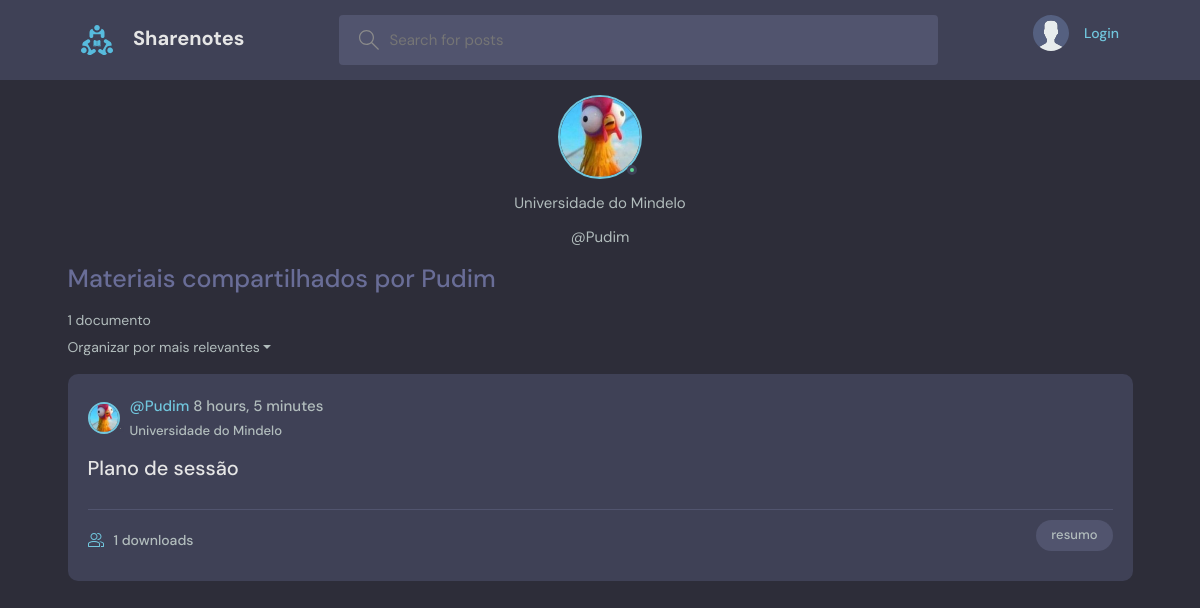
Screenshot of /profile/Pudim with the database file from the repository.
### base/models.py (models this page shows, shortened)
class Document(models.Model):
    name = models.CharField(max_length=300, null=True)
    slug = models.SlugField(max_length=500, null=True, blank=True)
    author = models.ForeignKey(User, on_delete=models.SET_NULL, null=True)
    document = models.FileField('documents/pdf')
    category = models.ForeignKey(Category, on_delete=models.SET_NULL, null=True)
    description = models.TextField(null=True, blank=True)
    course = models.ForeignKey(Course, on_delete=models.SET_NULL, null=True)
    school = models.ForeignKey(School, on_delete=models.SET_NULL, null=True)
    subject = models.ForeignKey(Subject, on_delete=models.SET_NULL, null=True)
    updated = models.DateTimeField(auto_now=True)
    created = models.DateTimeField(auto_now_add=True)
    likes = models.ManyToManyField(User, related_name='document_like')
    downloads = models.ManyToManyField(User, related_name='document_download')
    class Meta:
        ordering = ['-updated', '-created']
    def number_of_downloads(self):
        return self.downloads.count()

class School(models.Model):
    name = models.CharField(max_length=300, null=True)
    def __str__(self):
        return self.name

class Category(models.Model):
    name = models.CharField(max_length=300, null=True)
    def __str__(self):
        return self.name

### accounts/views.py (the view)
# urls.py: path('profile/<str:username>', views.profile, name="profile"),
def profile(request, username):
	user = User.objects.get(username=username)
	documents = user.document_set.all()
	context = {
		'user': user,
		'documents': documents
	}
	return render(request, 'accounts/profile.html', context)

### accounts/templates/accounts/profile.html (shortened to what this page needs)
{% extends 'main.html' %}
{% load static %}
{% block content %}
<main>
	<div class="container">
		<div class="profile text-center my-4">
          <div class="profile__avatar">
            <div class="avatar avatar--large active">
              <img src="{% static 'images/profile.jpg' %}" />
            </div>
          </div>
          <div class="profile__info">
            <p>Universidade do Mindelo</p>
            <p>@{{user.username}}</p>
          </div>
        </div>
		<div class="my-4">
			<div>
				<h2 class="fs-1" style="color: var(--color-dark-light);">Materiais compartilhados por {{user.username}}</h2>
			</div>
			{% include 'base/components/documents_list.html' %}
		</div>
	</div>
</main>
{% endblock content %}

### templates/main.html (shortened to what this page needs)
<!DOCTYPE html>
{% load static %}
{% load crispy_forms_tags %}
<html lang="en">
<head>
    <link href="{% static 'fontawesomefree/css/fontawesome.css' %}" rel="stylesheet" type="text/css">
    <link href="{% static 'fontawesomefree/css/brands.css' %}" rel="stylesheet" type="text/css">
    <link href="{% static 'fontawesomefree/css/solid.css' %}" rel="stylesheet" type="text/css">
    <link href="https://cdn.jsdelivr.net/npm/bootstrap@5.3.0-alpha1/dist/css/bootstrap.min.css" rel="stylesheet">
    <link rel="stylesheet" href="{% static 'css/global.css' %}">
</head>
<body>
    {% include 'navbar.html' %}
    {% block content %}
    {% endblock content %}
</body>
</html>

### templates/navbar.html (shortened to what this page needs)
{% load static %}
<header class="header header--loggedIn">
    <div class="container">
        <a href="{% url 'base:index' %}" class="header__logo">
            <img src="{% static 'images/logo.svg' %}" />
            <h1>Sharenotes</h1>
        </a>
        <form class="header__search" method="GET" action="">
            <label>
                <input name="q" placeholder="Search for posts" />
            </label>
        </form>
        <nav class="header__menu">
            {% if request.user.is_authenticated %}
            <div class="header__user">
                <div class="avatar avatar--medium active dropdown-button">
                    <img src="{% static 'images/profile.jpg' %}" />
                </div>
            </div>
            {% else %}
            <a href="{% url 'login' %}">
                <img src="{% static 'images/avatar.svg' %}" />
                <span>Login</span>
            </a>
            {% endif %}
        </nav>
    </div>
</header>

### base/templates/base/components/documents_list.html (shortened to what this page needs)
{% load static %}
<div>
      <div class=" justify-content-between my-4" style="font-size: 14px;">
        <div class="mb-2">
          {% if documents.count == 1 %}
          <span class="">{{documents.count}} documento</span>
          {% else %}
          <span class="">{{documents.count}} documentos</span>
          {% endif %}
        </div>
        <div class="dropdown">
          <span class="dropdown-toggle" data-bs-toggle="dropdown" aria-expanded="false" style="cursor: pointer;">Organizar por mais relevantes</span>
        </div>
      </div>
      <div>
        {% for document in documents %}
        <div class="documentListDocument">
            <div class="documentListDocument__header">
              <a href="{% url 'profile' document.author %}" class="documentListDocument__author">
                <div class="avatar avatar--small">
                  <img src="{% static 'images/profile.jpg' %}" />
                </div>
                <div class="d-flex flex-column">
                  <div class="d-flex">
                    <span>@{{document.author}} <span style="color: var(--color-light-gray);"> {{document.created|timesince}}</span></span>
                  </div>
                  <div>
                    <small style="color: var(--color-light-gray);">{{document.school}}</small>
                  </div>
                </div>
              </a>
            </div>
            <div class="documentListDocument__content">
              <a href="{% url 'base:document_detail' document.slug document.id %}">{{document.name}}</a>
            </div>
            <div class="documentListDocument__meta">
              <span class="documentListDocument__joined">
                {{document.number_of_downloads}} downloads
              </span>
              <p class="documentListDocument__topic">{{document.category}}</p>
            </div>
          </div>
          {% endfor %}
    </div>

### static/css/global.css (style rules this page uses)
:root { --color-main: #71c6dd; --color-main-light: #e1f6fb; --color-dark: #3f4156; --color-dark-medium: #51546e; --color-dark-light: #696d97; --color-light: #e5e5e5; --color-gray: #8b8b8b; --color-light-gray: #b2bdbd; --color-bg: #2d2d39; --color-success: #5dd693; --color-error: #fc4b0b; }
* { font-family: "DM Sans", -apple-system, BlinkMacSystemFont, "Segoe UI", Roboto, Oxygen, Ubuntu, Cantarell, "Open Sans", "Helvetica Neue", sans-serif; margin: 0; padding: 0; box-sizing: border-box; text-rendering: optimizeLegibility; font-size: inherit; }
html { font-size: 56.25%; }
@media only screen and (min-width: 1200px) { html { font-size: 62.5%; } }
body { line-height: 1.6; font-weight: 400; font-size: 1.5rem; color: var(--color-light-gray); background-color: var(--color-bg); min-height: 100vh; }
img { width: 100%; }
a { display: inline-block; color: var(--color-main); text-decoration: none; }
.container { max-width: 120rem; width: 90%; margin: auto; }
.avatar { position: relative; display: inline-block; border-radius: 50%; border: 2px solid var(--color-main); height: 100%; }
.avatar img { display: block; border-radius: 50%; object-fit: cover; object-position: center; }
.avatar::after { content: ""; display: block; position: absolute; background-color: var(--color-gray); z-index: 111; border-radius: 50%; border: 0.3rem solid var(--color-dark); }
.avatar.active::after { background-color: var(--color-success); }
.avatar.avatar--small img { width: 2.8rem; height: 2.8rem; }
.avatar.avatar--small:after { width: 0.7rem; height: 0.7rem; bottom: 0px; right: -6px; }
.avatar.avatar--large img { display: block; width: 8rem; height: 8rem; border-radius: 50%; }
.avatar.avatar--large:after { width: 1rem; height: 1rem; bottom: 2px; right: 3.5px; }
.header { padding: 1.5rem; background-color: var(--color-dark); }
.header > .container { display: flex; gap: 9.5rem; }
.header__logo, .header__user { display: flex; gap: 2rem; align-items: center; }
.header__logo > img { height: 3.2rem; width: 3.2rem; }
.header__logo > h1 { font-weight: 700; font-size: 2rem; color: var(--color-light); }
.header__search { flex: 1; }
.header__search > label { background-color: var(--color-dark-medium); padding: 1.3rem 1rem; display: flex; align-items: center; gap: 1rem; border-radius: 4px; }
.header__search svg { fill: var(--color-gray); width: 2rem; height: 2rem; margin-left: 1rem; }
.header__search input { width: 30rem; background: transparent; border: none; outline: none; color: var(--color-light); }
.header__menu { margin-left: auto; position: relative; }
.header__menu a { display: flex; gap: 1.5rem; align-items: center; font-weight: 500; text-decoration: none; color: var(--color-gray); }
.header__menu img { height: 3.6rem; }
.header__menu span { color: var(--color-main); font-weight: 500; font-size: 1.4rem; display: block; }
.documentListDocument { margin-bottom: 2.4rem; background-color: var(--color-dark); border-radius: 1rem; padding: 2rem; }
.documentListDocument__header { display: flex; justify-content: space-between; align-items: center; }
.documentListDocument__author { font-weight: 500; display: flex; align-items: center; gap: 1rem; }
.documentListDocument__content { margin: 1rem 0; }
.documentListDocument__content a { font-size: 2rem; font-weight: 500; margin-bottom: 1.5rem; color: var(--color-light); transition: all 0.3s ease-in-out; }
.documentListDocument__meta { border-top: 1px solid var(--color-dark-medium); padding-top: 1rem; display: flex; align-items: center; justify-content: space-between; }
.documentListDocument__joined { color: var(--color-light-gray); display: flex; align-items: center; gap: 1rem; font-size: 1.4rem; font-weight: 500; }
.documentListDocument__joined svg { fill: var(--color-main); width: 1.6rem; height: 1.6rem; }
.documentListDocument__topic { padding: 5px 1.5rem; background-color: var(--color-dark-medium); border-radius: 5rem; font-weight: 500; font-size: 1.3rem; }

### rows the page displays
Document: author "Pudim", created "8 hours, 5 minutes", school "Universidade do Mindelo", name "Plano de sessão", number_of_downloads "1", category "resumo"

### other values shown
{{ user.username }} "Pudim"
{{ documents.count }} "1"
